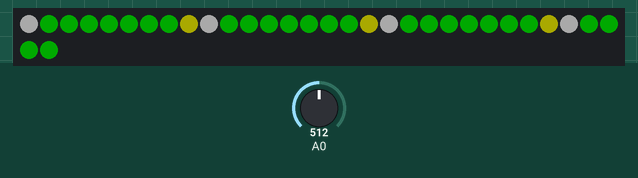
Bench run of a sketch on a simulated Arduino Uno, built with avr-gcc and run on an emulated ATmega328P. Parts: 32 RGB LEDs in strip order, left to right, continuing on the next row. The test bench sets the inputs (shaded band); at power-on: A0 = 512. Dim RGB values are drawn brighter than linear; random numbers use the default seed unless the sketch sets one.

Above: at 0.1 s.
At 4.9 s:
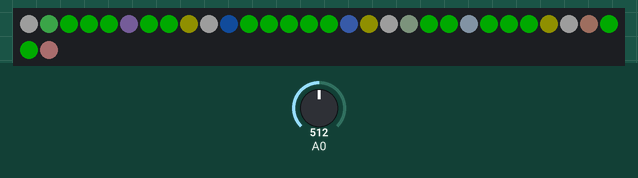
At 9.89 s:
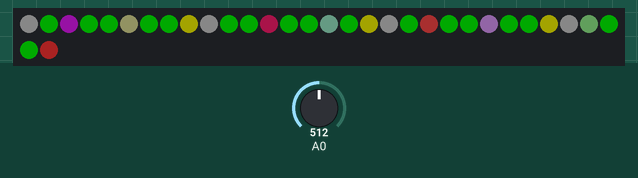
At 19.92 s:
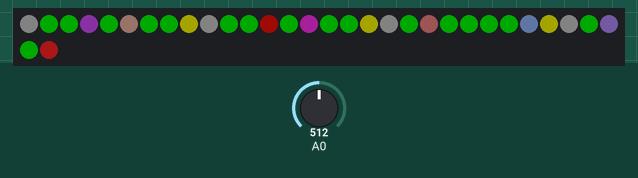
At 29.71 s:
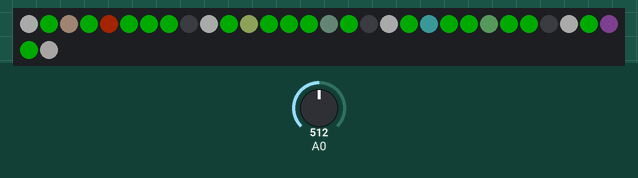
At 39.29 s:
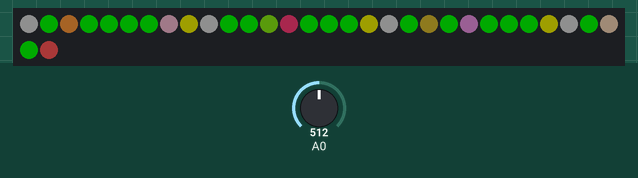

The sketch:

xmas_tree_2016_aquatan.ino
```cpp
#include <Adafruit_NeoPixel.h>
#ifdef __AVR__
#include <avr/power.h>
#endif

#define PIN 3
#define NUM_LEDS 32
#define BRIGHTNESS 45

#define NUM_RANDOMLED 7

Adafruit_NeoPixel strip = Adafruit_NeoPixel(NUM_LEDS, PIN, NEO_GRB + NEO_KHZ800);

uint8_t p0[] = {3, 2, 1};
uint8_t p1[] = {4, 5, 6, 7};
uint8_t p2[] = {12, 11, 10};
uint8_t p3[] = {13, 14, 15, 16};
uint8_t p4[] = {21, 20, 19};
uint8_t p5[] = {22, 23, 24, 25};
uint8_t p6[] = {30, 29, 28};
uint8_t p7[] = {31}; // yellow star
uint8_t p8[] = {8, 17, 26}; // white bottom
uint8_t p9[] = {0, 9, 18, 27}; // white bottom

int count = 0;
int fade = 0;
uint32_t r[NUM_RANDOMLED][5]; // number of random pixels, parameters

void setup() {
  setRandomSeed();
  Serial.begin(9600);
  strip.setBrightness(BRIGHTNESS);
  strip.begin();
  strip.show();
  colorSet(strip.Color(0, 255, 0), p0, 3);
  colorSet(strip.Color(0, 255, 0), p1, 4);
  colorSet(strip.Color(0, 255, 0), p2, 3);
  colorSet(strip.Color(0, 255, 0), p3, 4);
  colorSet(strip.Color(0, 255, 0), p4, 3);
  colorSet(strip.Color(0, 255, 0), p5, 4);
  colorSet(strip.Color(0, 255, 0), p6, 3);
  colorSet(strip.Color(0, 255, 0), p7, 1);
  colorSet(strip.Color(255, 255, 0), p8, 3);
  colorSet(strip.Color(255, 255, 255), p9, 4);
  strip.show();
  delay(50);
  for (int i = 0; i < NUM_RANDOMLED; i++) {
    r[i][0] = 255;
  }
}


void loop() {
  // Some example procedures showing how to display to the pixels:
  if (count / 100 == 0) {
    fade = (count % 100) + 1;
  } else if (count / 100 == 1) {
    fade = 100 - ((count % 100) + 1);
  }

  fadePixels(p7, 1, strip.Color(0, 255, 0), strip.Color(255, 255, 255), fade);
  fadePixels(p8, 3, strip.Color(255, 255, 0), strip.Color(0, 0, 0), fade);
  fadePixels(p9, 4, strip.Color(0, 0, 0), strip.Color(255, 255, 255), fade);

  if (count % 40 == 0) {
    selectRandomLed(3, p3, 4);
    selectRandomLed(5, p5, 4);
    selectRandomLed(1, p1, 4);
  }
  if (count % 60 == 0) {
    selectRandomLed(2, p2, 3);
    selectRandomLed(4, p4, 3);
    selectRandomLed(0, p0, 3);
    selectRandomLed(6, p6, 3);
  }

  for (int i = 0; i < NUM_RANDOMLED; i++) {
    if (r[i][0] != 255) {
      //      r[i][1] += 2;
      r[i][2] ++;
      if (r[i][2] >= 100) {
        strip.setPixelColor(r[i][0], strip.Color(0, 255, 0));
        r[i][0] = 255;
        r[i][1] = 0;
        r[i][2] = 0;
        //       Serial.print("stopped id=");
        //       Serial.println(r[i][0]);
      } else {
        fadeAPixel(r[i][0], r[i][3], r[i][4], r[i][1] * r[i][2]);
      }
    }
  }

  strip.show();
  delay(25);
  count++;
  count %= 200; // 5s
}

int selectRandomLed(int i, uint8_t *pixels, int len) {
  //  Serial.print("random led fade =");
  //  Serial.println(r[i][2]);
  if (r[i][0] == 255) {
    r[i][0] = pixels[random(0, len)]; // led id
    r[i][1] = random(1, 4) * 2; // fade speed
    r[i][2] = 1; // local counter
    r[i][3] = strip.Color(random(0, 256), random(0, 256), random(0, 256)); // start color (green)
    r[i][4] = strip.Color(random(0, 256), random(0, 256), random(0, 256)); // end color
    //    Serial.print("set random led: id=");
    //    Serial.println(r[i][0]);
    //    Serial.print("slot = ");
    //    Serial.println(i);
    return 1;
  }
  return 0;
}

void fadeAPixel(uint8_t pix, uint32_t start_c, uint32_t end_c, int fadeVal) {
  float fadeMax = 100.0;
  int redVal, greenVal, blueVal;
  redVal = red(start_c)- (red(start_c) - red(end_c)) * float((cos((fadeVal/fadeMax)*PI)+1)/2);
  greenVal = green(start_c)- (green(start_c) - green(end_c)) * float((cos((fadeVal/fadeMax)*PI)+1)/2);
  blueVal = blue(start_c)- (blue(start_c) - blue(end_c)) * float((cos((fadeVal/fadeMax)*PI)+1)/2);
  strip.setPixelColor(pix, strip.Color(redVal, greenVal, blueVal));
}

void fadePixels(uint8_t *pixels, uint8_t len, uint32_t start_c, uint32_t end_c, int fadeVal) {
  float fadeMax = 100.0;
  int redVal, greenVal, blueVal;
  redVal = red(start_c)- (red(start_c) - red(end_c)) * float((cos((fadeVal/fadeMax)*PI)+1)/2);
  greenVal = green(start_c)- (green(start_c) - green(end_c)) * float((cos((fadeVal/fadeMax)*PI)+1)/2);
  blueVal = blue(start_c)- (blue(start_c) - blue(end_c)) * float((cos((fadeVal/fadeMax)*PI)+1)/2);
  for (int i = 0; i < len; i++) {
    strip.setPixelColor(pixels[i], strip.Color(redVal, greenVal, blueVal));
  }
}

void colorSet(uint32_t c, uint8_t *pixels, uint8_t len) {
  for (int i = 0; i < len; i++) {
    strip.setPixelColor(pixels[i], c);
  }
}

// Fill the dots one after the other with a color
void colorWipe(uint32_t c, uint8_t wait) {
  for (uint16_t i = 0; i < strip.numPixels(); i++) {
    strip.setPixelColor(i, c);
    strip.show();
    delay(wait);
  }
}

void setRandomSeed()
{
  uint32_t seed;

  // random works best with a seed that can use 31 bits
  // analogRead on a unconnected pin tends toward less than four bits
  seed = analogRead(0);
  delay(1);

  for (int shifts = 3; shifts < 31; shifts += 3)
  {
    seed ^= analogRead(0) << shifts;
    delay(1);
  }

  // Serial.println(seed);
  randomSeed(seed);
}

uint8_t red(uint32_t c) {
  return (c >> 8);
}
uint8_t green(uint32_t c) {
  return (c >> 16);
}
uint8_t blue(uint32_t c) {
  return (c);
}
```
